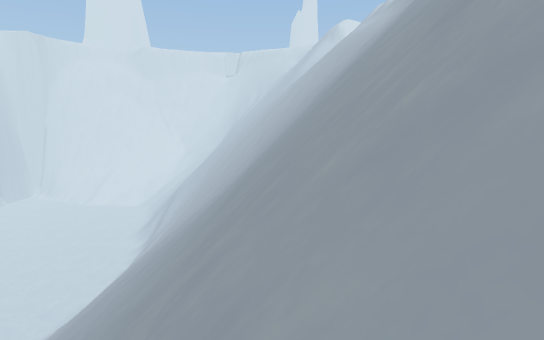
View 1 (above)

21 first-person views from a walk through a Unity game level. The camera is 1.2 m above the floor, tilts 8° down and sees 80° across. The floor is counted in squares, 1 m on a side. Each view is taken from the middle of a square. On the plan, view 1 faces up. The plan holds only what a view shows up to about 14 squares ahead; the rest is blank. The place goes on beyond the plan. Some trees and plants on the terrain are drawn as simple stand-ins. Some surface patterns are stand-ins.

View 2
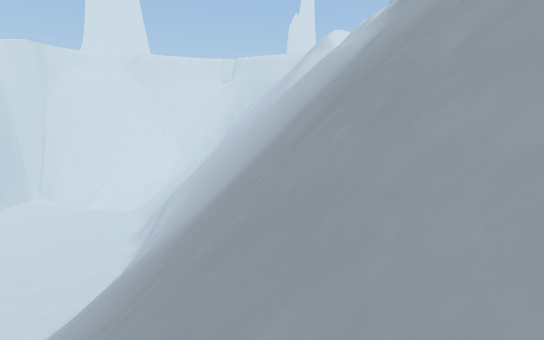

View 3
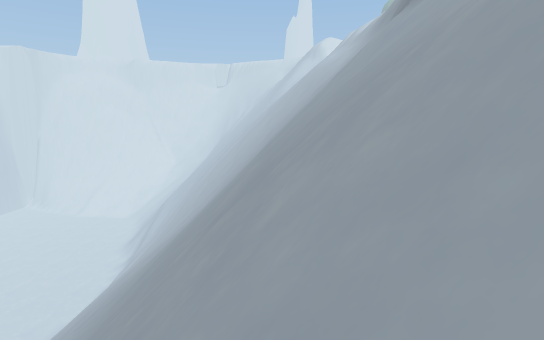

View 4
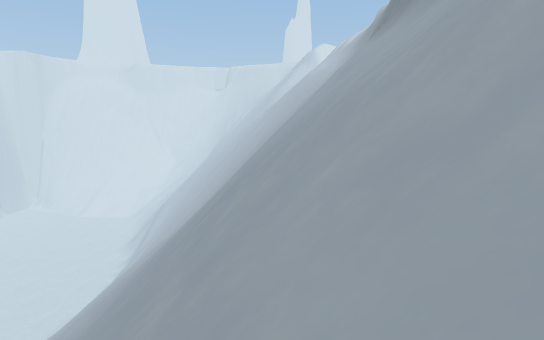

View 5
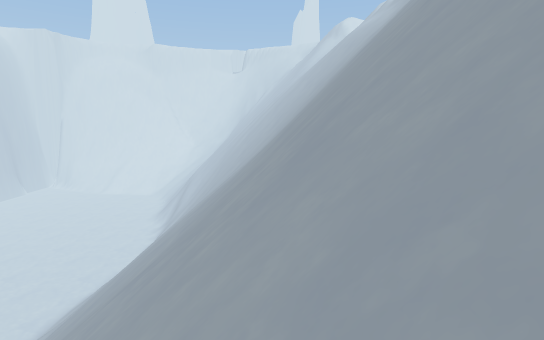

View 6
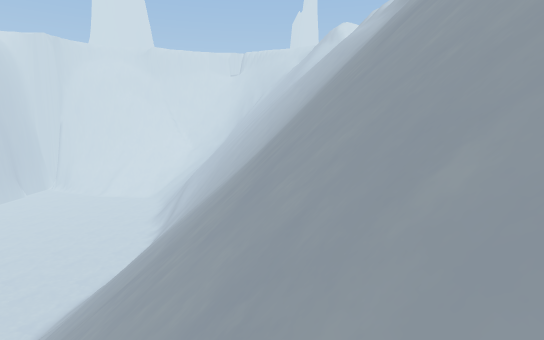

View 7
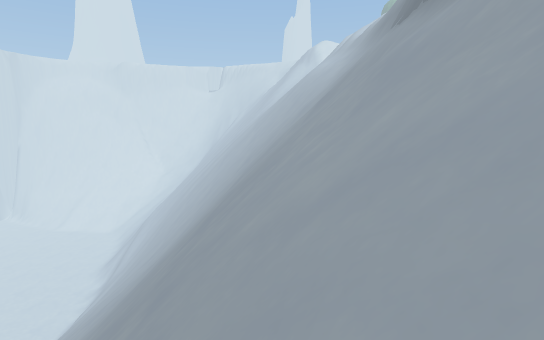

View 8
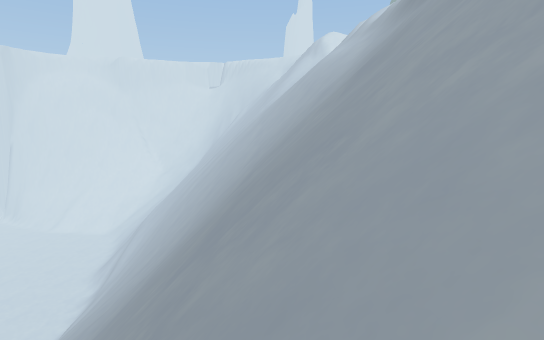

View 9
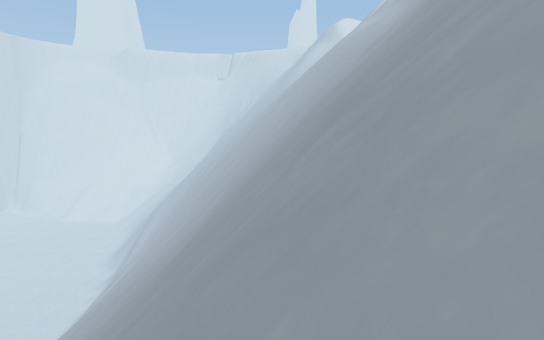

View 10
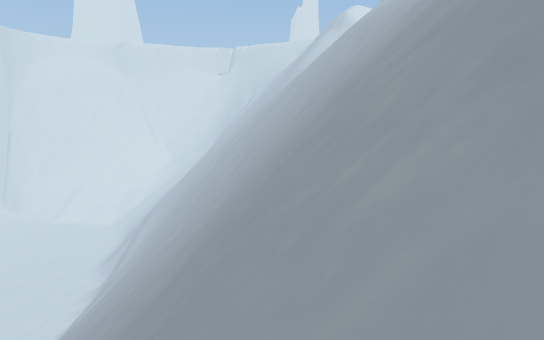

View 11
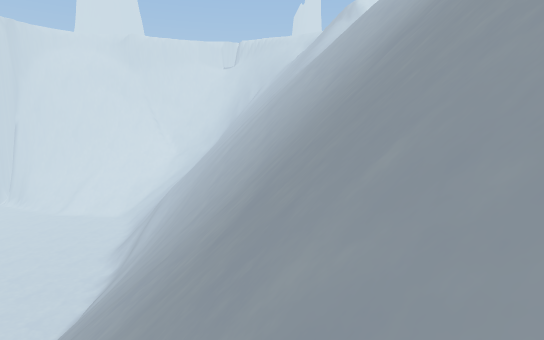

View 12
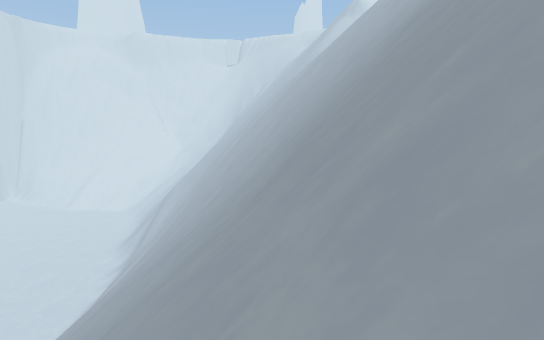

View 13
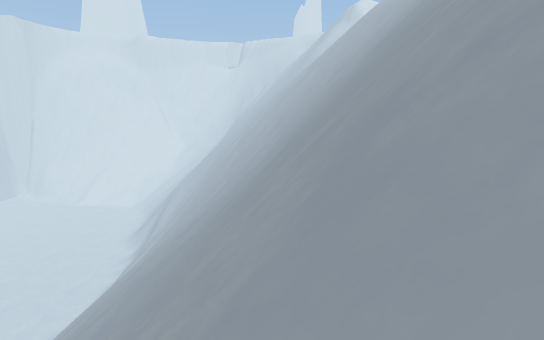

View 14
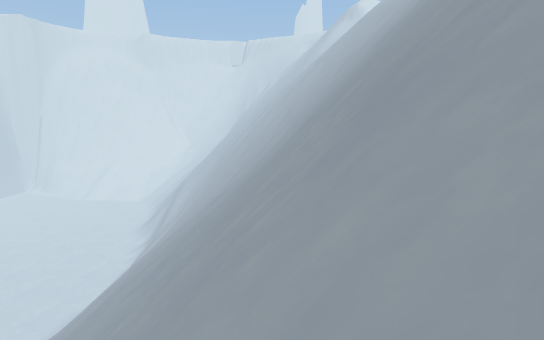

View 15
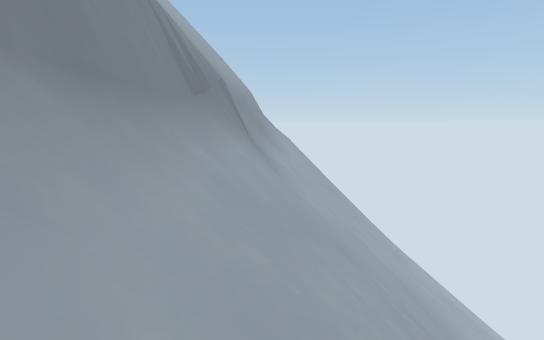

View 16
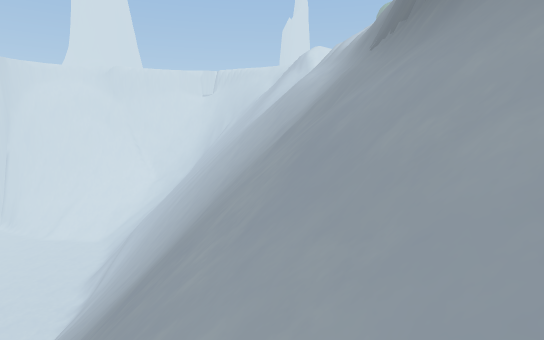

View 17
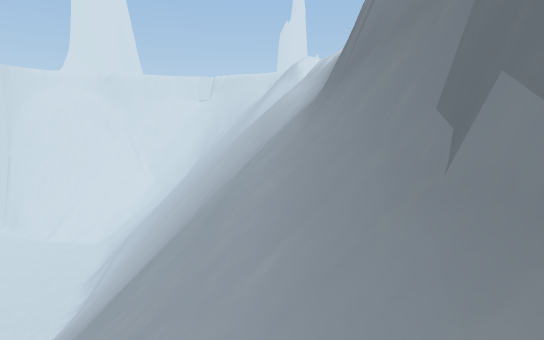

View 18
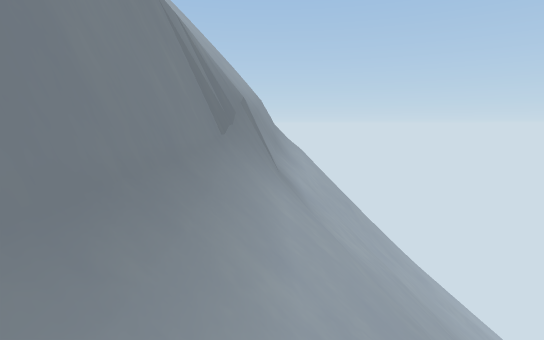

View 19
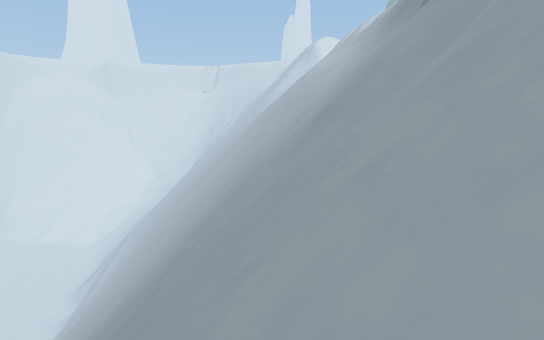

View 20
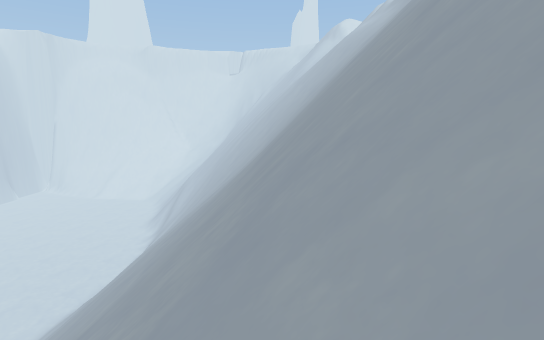

View 21
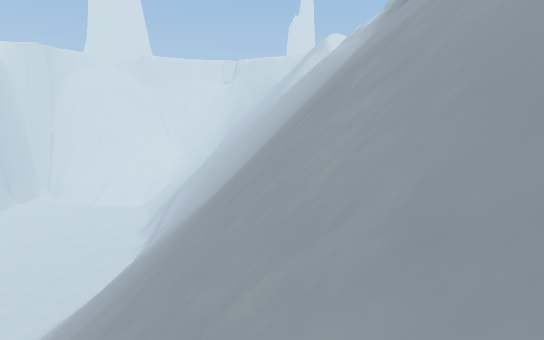

### Floor plan
Key: @ floor where view 1 was taken; # wall or solid block; . main floor; : floor 0.75 m higher than the main floor; + floor 1.5 m higher than the main floor; * floor 2.25 m higher than the main floor; % floor 3 m higher than the main floor; & floor 5.5 m higher than the main floor; / step, stairs or slope; = window, fence, low wall or low ledge; v drop or lower ground.
Columns run from 10 left of view 1 to 13 right of it. Each row starts with its distance up from view 1.
 27           //==##
 26  ////////////==#..
 25 //////////////=##.   vv
 24 //////////////###:   vv
 23  ///////////////#=+  v&#
 22   //////////////#=#*
 21 //////////////////##   v
 20 //////////////////=#%#vv
 19  ///////////=//////==#vv
 18 ////////////=///////=#vv
 17 ////////////=##/////=##v
 16 ////////////#=#=////==#
 15  ////////////####////=#
 14   /////////////#=////=#
 13   //////////////#=///=#
 12   ////////////////=//=#
 11    ///////////////==/=#
 10  //////////////////=%=#
  9  //////////////////####
  8 ////////////////////=##
  7 ////////////////////=##
  6  ///////////////////=##
  5  ///////////=////////##
  4   //////////=////////#
  3    /////////#=#=/////#
  2    //////////#=v/////#
  1     //////////=#=////##
  0      /////@////==////##
 -1       //////////#=///##
 -2        /////////#==/=##
 -3        /////////##=/=#
 -4         //////////####
 -5         /// ///////##
 -6          /  ///////##

Where each view was taken, in squares from view 1:
view 1: 0 up, 0 right, facing up
view 2: 2 down, 2 right, facing up
view 3: 2 down, 4 right, facing up
view 4: 5 down, 5 right, facing up
view 5: 5 down, 2 left, facing up
view 6: 6 down, 1 left, facing up
view 7: 4 up, 6 right, facing up
view 8: 8 up, 5 right, facing up
view 9: 8 up, 2 right, facing up
view 10: 13 up, 1 right, facing up
view 11: 13 up, 1 left, facing up
view 12: 12 up, 2 left, facing up
view 13: 8 up, 2 left, facing up
view 14: 6 up, 3 left, facing up
view 15: 6 up, 9 right, facing down
view 16: 6 up, 8 right, facing up
view 17: 3 up, 10 right, facing up
view 18: 4 up, 10 right, facing down
view 19: 11 up, 7 right, facing up
view 20: 3 down, 1 left, facing up
view 21: 6 down, 2 right, facing up
